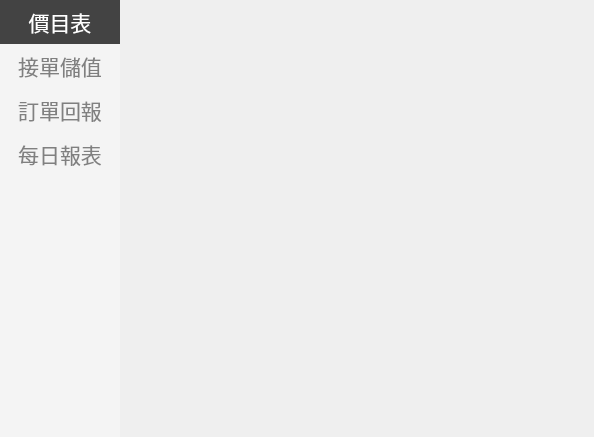
<?xml version="1.0" encoding="UTF-8"?>
<ui version="4.0">
 <class>StageOrder</class>
 <widget class="QWidget" name="StageOrder">
  <property name="geometry">
   <rect>
    <x>0</x>
    <y>0</y>
    <width>594</width>
    <height>437</height>
   </rect>
  </property>
  <property name="windowTitle">
   <string>Form</string>
  </property>
  <layout class="QGridLayout" name="gridLayout">
   <property name="leftMargin">
    <number>0</number>
   </property>
   <property name="topMargin">
    <number>0</number>
   </property>
   <property name="rightMargin">
    <number>0</number>
   </property>
   <property name="bottomMargin">
    <number>0</number>
   </property>
   <property name="spacing">
    <number>0</number>
   </property>
   <item row="0" column="0">
    <widget class="QWidget" name="wBg" native="true">
     <layout class="QGridLayout" name="gridLayout_2">
      <property name="leftMargin">
       <number>0</number>
      </property>
      <property name="topMargin">
       <number>0</number>
      </property>
      <property name="rightMargin">
       <number>0</number>
      </property>
      <property name="bottomMargin">
       <number>0</number>
      </property>
      <property name="spacing">
       <number>0</number>
      </property>
      <item row="0" column="0">
       <widget class="QWidget" name="wMenu" native="true">
        <property name="minimumSize">
         <size>
          <width>120</width>
          <height>0</height>
         </size>
        </property>
        <property name="maximumSize">
         <size>
          <width>120</width>
          <height>16777215</height>
         </size>
        </property>
        <property name="font">
         <font>
          <pointsize>16</pointsize>
         </font>
        </property>
        <property name="styleSheet">
         <string notr="true">QWidget#wMenu{
background-color: rgb(244, 244, 244);

}

QPushButton { 
	border:none; 
	background-color: rgba(255, 255, 255,0);
	font: 700 16px &quot;Microsoft JhengHei UI&quot;; 
    min-width: 4em; 
    min-height:1.2em; 
	padding: 6px; 
	color: gray;
	}

QPushButton:hover 
{ 
background-color: rgb(198, 200, 223); 
border-style: outset; 
border-width: 2px; 
font: 700 18px &quot;Microsoft JhengHei UI&quot;; 
}
QPushButton:pressed { 
border-style: outset; 
border-width: 0px; 
font: 700 18px &quot;Microsoft JhengHei UI&quot;; 
background-color: rgb(67, 67, 67);
}
 QPushButton:checked { 
color:rgb(255,255,255);
background-color: rgb(67, 67, 67);
border-style: outset; 
border-width: 0px; 
font: 700 18px &quot;Microsoft JhengHei UI&quot;; 
}</string>
        </property>
        <layout class="QVBoxLayout" name="verticalLayout">
         <property name="spacing">
          <number>0</number>
         </property>
         <property name="leftMargin">
          <number>0</number>
         </property>
         <property name="topMargin">
          <number>0</number>
         </property>
         <property name="rightMargin">
          <number>0</number>
         </property>
         <property name="bottomMargin">
          <number>0</number>
         </property>
         <item>
          <widget class="QPushButton" name="btn0">
           <property name="sizePolicy">
            <sizepolicy hsizetype="Minimum" vsizetype="Minimum">
             <horstretch>0</horstretch>
             <verstretch>0</verstretch>
            </sizepolicy>
           </property>
           <property name="text">
            <string>價目表</string>
           </property>
           <property name="checkable">
            <bool>true</bool>
           </property>
           <property name="checked">
            <bool>true</bool>
           </property>
           <property name="flat">
            <bool>true</bool>
           </property>
          </widget>
         </item>
         <item>
          <widget class="QPushButton" name="btn1">
           <property name="sizePolicy">
            <sizepolicy hsizetype="Minimum" vsizetype="Minimum">
             <horstretch>0</horstretch>
             <verstretch>0</verstretch>
            </sizepolicy>
           </property>
           <property name="text">
            <string>接單儲值</string>
           </property>
           <property name="checkable">
            <bool>true</bool>
           </property>
           <property name="flat">
            <bool>true</bool>
           </property>
          </widget>
         </item>
         <item>
          <widget class="QPushButton" name="btn2">
           <property name="sizePolicy">
            <sizepolicy hsizetype="Minimum" vsizetype="Minimum">
             <horstretch>0</horstretch>
             <verstretch>0</verstretch>
            </sizepolicy>
           </property>
           <property name="text">
            <string>訂單回報</string>
           </property>
           <property name="checkable">
            <bool>true</bool>
           </property>
           <property name="checked">
            <bool>false</bool>
           </property>
           <property name="flat">
            <bool>true</bool>
           </property>
          </widget>
         </item>
         <item>
          <widget class="QPushButton" name="btn3">
           <property name="sizePolicy">
            <sizepolicy hsizetype="Minimum" vsizetype="Minimum">
             <horstretch>0</horstretch>
             <verstretch>0</verstretch>
            </sizepolicy>
           </property>
           <property name="text">
            <string>每日報表</string>
           </property>
           <property name="checkable">
            <bool>true</bool>
           </property>
           <property name="flat">
            <bool>true</bool>
           </property>
          </widget>
         </item>
         <item>
          <spacer name="verticalSpacer">
           <property name="orientation">
            <enum>Qt::Vertical</enum>
           </property>
           <property name="sizeHint" stdset="0">
            <size>
             <width>20</width>
             <height>288</height>
            </size>
           </property>
          </spacer>
         </item>
        </layout>
       </widget>
      </item>
      <item row="0" column="1">
       <widget class="QStackedWidget" name="stackedWidget">
        <widget class="QWidget" name="page"/>
        <widget class="QWidget" name="page_2"/>
       </widget>
      </item>
     </layout>
    </widget>
   </item>
  </layout>
 </widget>
 <resources/>
 <connections/>
</ui>
